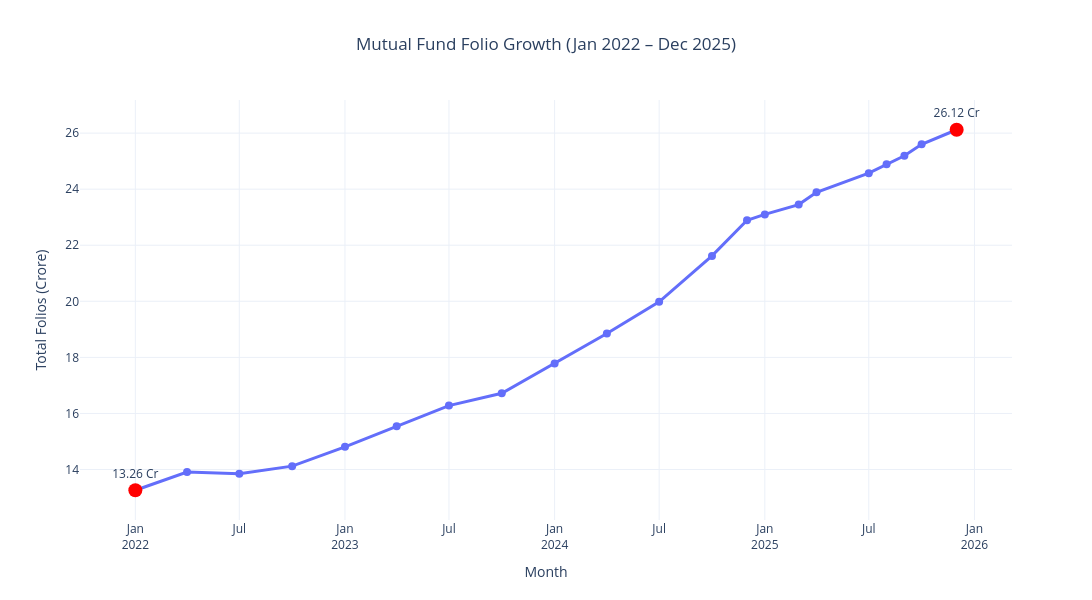

Here is the notebook cell this chart was saved with:
### Code cell
folio_df["month"] = pd.to_datetime(folio_df["month"])

fig = px.line(
    folio_df,
    x="month",
    y="total_folios_crore",
    markers=True,
    title="Mutual Fund Folio Growth (Jan 2022 – Dec 2025)",
    labels={
        "month": "Month",
        "total_folios_crore": "Total Folios (Crore)"
    }
)

fig.update_traces(
    mode="lines+markers",
    line=dict(width=3),
    marker=dict(size=8),
    hovertemplate="<b>%{x|%b %Y}</b><br>Folios: %{y:.2f} Cr<extra></extra>"
)

start = folio_df.iloc[0]
end = folio_df.iloc[-1]

fig.add_scatter(
    x=[start["month"], end["month"]],
    y=[start["total_folios_crore"], end["total_folios_crore"]],
    mode="markers+text",
    marker=dict(size=14, color="red"),
    text=[
        f'{start["total_folios_crore"]:.2f} Cr',
        f'{end["total_folios_crore"]:.2f} Cr'
    ],
    textposition="top center",
    showlegend=False
)

fig.update_xaxes(
    tickformat="%b\n%Y"
)

fig.update_layout(
    template="plotly_white",
    width=1200,
    height=600,
    hovermode="x unified",
    title_x=0.5,
    xaxis_title="Month",
    yaxis_title="Total Folios (Crore)"
)

fig.show()

### Figure 1 — Plotly figure (JSON) as saved in the notebook; plotly's stock layout.template omitted (floating-point values rounded to 4 significant figures)
{"data": [{"hovertemplate": "<b>%{x|%b %Y}</b><br>Folios: %{y:.2f} Cr<extra></extra>", "legendgroup": "", "line": {"color": "#636efa", "dash": "solid", "width": 3}, "marker": {"size": 8, "symbol": "circle"}, "mode": "lines+markers", "name": "", "orientation": "v", "showlegend": false, "type": "scatter", "x": ["2022-01-01T00:00:00.000000", "2022-04-01T00:00:00.000000", "2022-07-01T00:00:00.000000", "2022-10-01T00:00:00.000000", "2023-01-01T00:00:00.000000", "2023-04-01T00:00:00.000000", "2023-07-01T00:00:00.000000", "2023-10-01T00:00:00.000000", "2024-01-01T00:00:00.000000", "2024-04-01T00:00:00.000000", "2024-07-01T00:00:00.000000", "2024-10-01T00:00:00.000000", "2024-12-01T00:00:00.000000", "2025-01-01T00:00:00.000000", "2025-03-01T00:00:00.000000", "2025-04-01T00:00:00.000000", "2025-07-01T00:00:00.000000", "2025-08-01T00:00:00.000000", "2025-09-01T00:00:00.000000", "2025-10-01T00:00:00.000000", "2025-12-01T00:00:00.000000"], "xaxis": "x", "y": [13.26, 13.91, 13.85, 14.12, 14.81, 15.54, 16.28, 16.72, 17.78, 18.85, 19.98, 21.62, 22.89, 23.1, 23.45, 23.89, 24.57, 24.89, 25.19, 25.6, 26.12], "yaxis": "y"}, {"marker": {"color": "red", "size": 14}, "mode": "markers+text", "showlegend": false, "text": ["13.26 Cr", "26.12 Cr"], "textposition": "top center", "type": "scatter", "x": ["2022-01-01T00:00:00", "2025-12-01T00:00:00"], "y": [13.26, 26.12]}], "layout": {"height": 600, "hovermode": "x unified", "legend": {"tracegroupgap": 0}, "title": {"text": "Mutual Fund Folio Growth (Jan 2022 – Dec 2025)", "x": 0.5}, "width": 1200, "xaxis": {"anchor": "y", "domain": [0, 1], "tickformat": "%b\n%Y", "title": {"text": "Month"}}, "yaxis": {"anchor": "x", "domain": [0, 1], "title": {"text": "Total Folios (Crore)"}}}}
